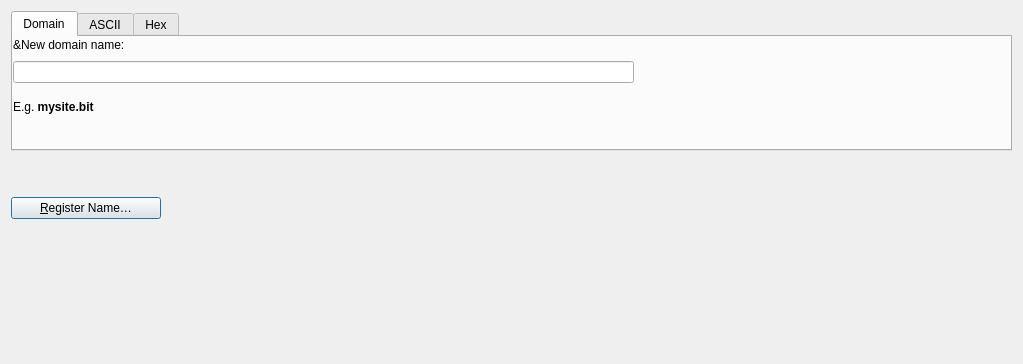
<?xml version="1.0" encoding="UTF-8"?>
<ui version="4.0">
 <class>BuyNamesPage</class>
 <widget class="QWidget" name="BuyNamesPage">
  <property name="geometry">
   <rect>
    <x>0</x>
    <y>0</y>
    <width>1023</width>
    <height>364</height>
   </rect>
  </property>
      <!--
  <layout class="QHBoxLayout" name="horizontalLayout">
   <item>
    <widget class="QFrame" name="frame2">
     <property name="sizePolicy">
      <sizepolicy hsizetype="Preferred" vsizetype="Expanding">
       <horstretch>0</horstretch>
       <verstretch>0</verstretch>
      </sizepolicy>
     </property>
     <property name="frameShape">
      <enum>QFrame::StyledPanel</enum>
     </property>
     <property name="frameShadow">
      <enum>QFrame::Sunken</enum>
     </property>
     -->
  <layout class="QVBoxLayout" name="verticalLayout">
   <item>
    <widget class="QTabWidget" name="tabWidget">
     <property name="minimumSize">
      <size>
       <width>0</width>
       <height>140</height>
      </size>
     </property>
     <property name="maximumSize">
      <size>
       <width>16777213</width>
       <height>150</height>
      </size>
     </property>
     <property name="currentIndex">
      <number>0</number>
     </property>
     <widget class="QWidget" name="domain_name">
      <attribute name="title">
       <string>Domain</string>
      </attribute>
      <widget class="QLabel" name="domainLabel">
       <property name="geometry">
        <rect>
         <x>0</x>
         <y>0</y>
         <width>211</width>
         <height>16</height>
        </rect>
       </property>
       <property name="sizePolicy">
        <sizepolicy hsizetype="Preferred" vsizetype="Maximum">
         <horstretch>0</horstretch>
         <verstretch>0</verstretch>
        </sizepolicy>
       </property>
       <property name="text">
        <string>&amp;New domain name:</string>
       </property>
       <property name="alignment">
        <set>Qt::AlignLeading|Qt::AlignLeft|Qt::AlignVCenter</set>
       </property>
        <property name="buddy">
         <cstring>registerName</cstring>
        </property>
      </widget>
      <widget class="QLabel" name="label_5">
       <property name="geometry">
        <rect>
         <x>0</x>
         <y>50</y>
         <width>1005</width>
         <height>41</height>
        </rect>
       </property>
       <property name="sizePolicy">
        <sizepolicy hsizetype="Preferred" vsizetype="Preferred">
         <horstretch>0</horstretch>
         <verstretch>0</verstretch>
        </sizepolicy>
       </property>
       <property name="text">
        <string>&lt;html&gt;&lt;head/&gt;&lt;body&gt;&lt;p&gt;E.g. &lt;span style=&quot; font-weight:600;&quot;&gt;mysite.bit&lt;/span&gt;&lt;/p&gt;&lt;/body&gt;&lt;/html&gt;</string>
       </property>
       <property name="textFormat">
        <enum>Qt::RichText</enum>
       </property>
       <property name="wordWrap">
        <bool>true</bool>
       </property>
       <property name="openExternalLinks">
        <bool>true</bool>
       </property>
      </widget>
      <widget class="QWidget" name="layoutWidget_3">
       <property name="geometry">
        <rect>
         <x>0</x>
         <y>20</y>
         <width>621</width>
         <height>31</height>
        </rect>
       </property>
       <layout class="QVBoxLayout" name="verticalLayout_3">
        <item>
         <widget class="QValidatedLineEdit" name="registerNameDomain">
          <property name="text">
           <string/>
          </property>
          <property name="placeholderText">
           <string/>
          </property>
         </widget>
        </item>
       </layout>
      </widget>
     </widget>
     <widget class="QWidget" name="ASCII_name">
      <attribute name="title">
       <string>ASCII</string>
      </attribute>
      <widget class="QLabel" name="asciiLabel">
       <property name="geometry">
        <rect>
         <x>0</x>
         <y>0</y>
         <width>211</width>
         <height>16</height>
        </rect>
       </property>
       <property name="sizePolicy">
        <sizepolicy hsizetype="Preferred" vsizetype="Maximum">
         <horstretch>0</horstretch>
         <verstretch>0</verstretch>
        </sizepolicy>
       </property>
       <property name="text">
        <string>&amp;New ASCII name:</string>
       </property>
       <property name="alignment">
        <set>Qt::AlignLeading|Qt::AlignLeft|Qt::AlignVCenter</set>
        </property>
        <property name="buddy">
         <cstring>registerAsciiName</cstring>
        </property>
      </widget>
      <widget class="QLabel" name="label">
       <property name="geometry">
        <rect>
         <x>0</x>
         <y>50</y>
         <width>621</width>
         <height>61</height>
        </rect>
       </property>
       <property name="sizePolicy">
        <sizepolicy hsizetype="Preferred" vsizetype="Preferred">
         <horstretch>0</horstretch>
         <verstretch>0</verstretch>
        </sizepolicy>
       </property>
       <property name="text">
        <string>Use &lt;strong&gt;d/&lt;/strong&gt; prefix for domain names. E.g. &lt;strong&gt;d/mysite&lt;/strong&gt; will register &lt;strong&gt;mysite.bit&lt;/strong&gt;&lt;br&gt;See the &lt;a href=&quot;https://github.com/namecoin/proposals/blob/master/ifa-0001.md#keys&quot;&gt;Namecoin Domain Names specification&lt;/a&gt; for reference. Other prefixes can be used for miscellaneous purposes (not domain names).&lt;/p&gt;</string>
       </property>
       <property name="textFormat">
        <enum>Qt::RichText</enum>
       </property>
       <property name="wordWrap">
        <bool>true</bool>
       </property>
       <property name="openExternalLinks">
        <bool>true</bool>
       </property>
      </widget>
      <widget class="QWidget" name="layoutWidget">
       <property name="geometry">
        <rect>
         <x>0</x>
         <y>20</y>
         <width>621</width>
         <height>31</height>
        </rect>
       </property>
       <layout class="QVBoxLayout" name="verticalLayout_1">
        <item>
         <widget class="QValidatedLineEdit" name="registerNameAscii">
          <property name="text">
           <string>d/</string>
          </property>
          <property name="placeholderText">
           <string/>
          </property>
         </widget>
        </item>
       </layout>
      </widget>
     </widget>
     <widget class="QWidget" name="hexadecimal_name">
      <attribute name="title">
       <string>Hex</string>
      </attribute>
      <widget class="QLabel" name="hexLabel">
       <property name="geometry">
        <rect>
         <x>0</x>
         <y>0</y>
         <width>211</width>
         <height>16</height>
        </rect>
       </property>
       <property name="sizePolicy">
        <sizepolicy hsizetype="Preferred" vsizetype="Maximum">
         <horstretch>0</horstretch>
         <verstretch>0</verstretch>
        </sizepolicy>
       </property>
       <property name="text">
        <string>&amp;New hex name:</string>
       </property>
       <property name="alignment">
        <set>Qt::AlignLeading|Qt::AlignLeft|Qt::AlignVCenter</set>
        </property>
        <property name="buddy">
         <cstring>registerHexName</cstring>
        </property>
      </widget>
      <widget class="QLabel" name="label_6">
       <property name="geometry">
        <rect>
         <x>0</x>
         <y>50</y>
         <width>1005</width>
         <height>41</height>
        </rect>
       </property>
       <property name="sizePolicy">
        <sizepolicy hsizetype="Preferred" vsizetype="Preferred">
         <horstretch>0</horstretch>
         <verstretch>0</verstretch>
        </sizepolicy>
       </property>
       <property name="text">
           <string>Hex names are only recommended for power users and developers.</string>
       </property>
       <property name="textFormat">
        <enum>Qt::PlainText</enum>
       </property>
       <property name="wordWrap">
        <bool>true</bool>
       </property>
      </widget>
      <widget class="QWidget" name="layoutWidget_2">
       <property name="geometry">
        <rect>
         <x>0</x>
         <y>20</y>
         <width>621</width>
         <height>31</height>
        </rect>
       </property>
       <layout class="QVBoxLayout" name="verticalLayout_2">
        <item>
         <widget class="QValidatedLineEdit" name="registerNameHex">
          <property name="text">
           <string>642f</string>
          </property>
          <property name="placeholderText">
           <string/>
          </property>
         </widget>
        </item>
       </layout>
      </widget>
     </widget>
    </widget>
   </item>
   <item>
    <widget class="QLabel" name="previewLabel">
     <property name="sizePolicy">
      <sizepolicy hsizetype="Preferred" vsizetype="Preferred">
       <horstretch>0</horstretch>
       <verstretch>0</verstretch>
      </sizepolicy>
     </property>
     <property name="text">
      <string/>
     </property>
     <property name="textFormat">
      <enum>Qt::PlainText</enum>
     </property>
     <property name="wordWrap">
      <bool>true</bool>
     </property>
    </widget>
   </item>
   <item>
    <widget class="QLabel" name="statusLabel">
     <property name="sizePolicy">
      <sizepolicy hsizetype="Preferred" vsizetype="Preferred">
       <horstretch>0</horstretch>
       <verstretch>0</verstretch>
      </sizepolicy>
     </property>
     <property name="text">
      <string/>
     </property>
     <property name="textFormat">
      <enum>Qt::PlainText</enum>
     </property>
     <property name="wordWrap">
      <bool>true</bool>
     </property>
    </widget>
   </item>
   <item>
    <widget class="QPushButton" name="registerNameButton">
     <property name="sizePolicy">
      <sizepolicy hsizetype="Fixed" vsizetype="Fixed">
       <horstretch>0</horstretch>
       <verstretch>0</verstretch>
      </sizepolicy>
     </property>
     <property name="minimumSize">
      <size>
       <width>150</width>
       <height>0</height>
      </size>
     </property>
     <property name="toolTip">
      <string>Register the name.  You must have already pre-registered it.</string>
     </property>
     <property name="text">
      <string>&amp;Register Name…</string>
     </property>
     <property name="icon">
      <iconset>
       <normaloff>:/icons/send</normaloff>:/icons/send</iconset>
     </property>
     <property name="default">
      <bool>true</bool>
     </property>
    </widget>
   </item>
   <item>
    <spacer name="verticalSpacer">
     <property name="orientation">
      <enum>Qt::Vertical</enum>
     </property>
     <property name="sizeHint" stdset="0">
      <size>
       <width>20</width>
       <height>40</height>
      </size>
     </property>
    </spacer>
   </item>
  </layout>
       <!--
    </widget>
   </item>
  </layout>
  -->
 </widget>
 <customwidgets>
  <customwidget>
   <class>QValidatedLineEdit</class>
   <extends>QLineEdit</extends>
   <header>qt/qvalidatedlineedit.h</header>
  </customwidget>
 </customwidgets>
 <resources>
  <include location="../bitcoin.qrc"/>
 </resources>
 <connections/>
</ui>
